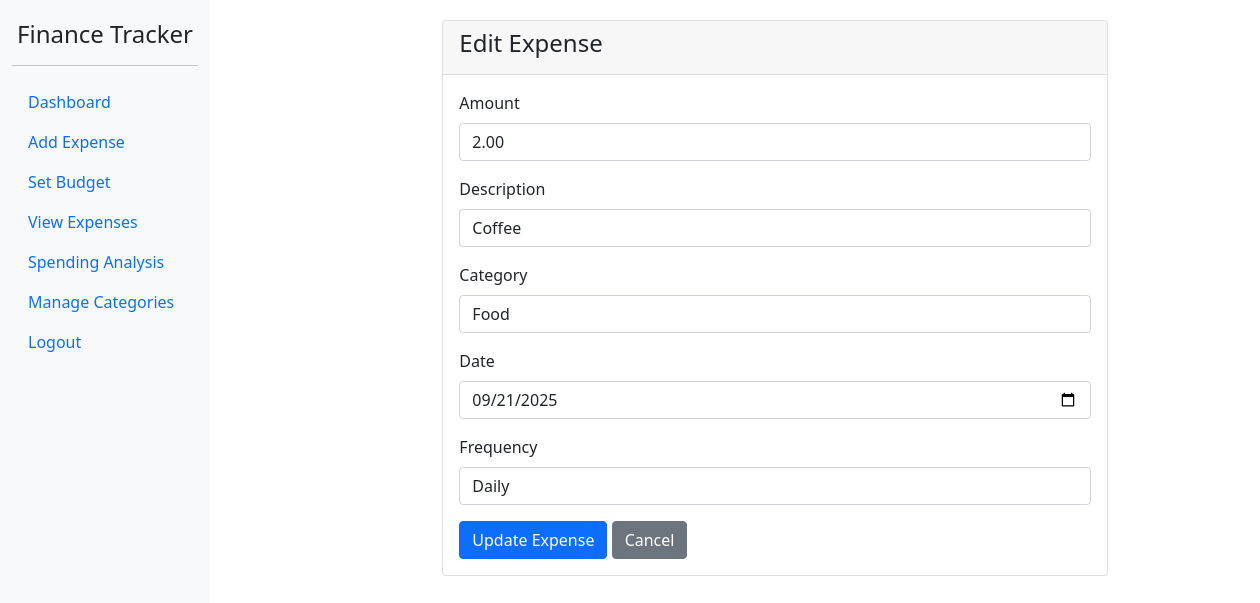
The app's page /api/expenses/edit/2/ (signed in) with its own data.
### api/models.py (models this page shows, shortened)
class Expense(models.Model):
    FREQUENCY_CHOICES = [
        ('daily', 'Daily'),
        ('weekly', 'Weekly'),
        ('monthly', 'Monthly'),
    ]
    user = models.ForeignKey(User, on_delete=models.CASCADE)
    amount = models.DecimalField(max_digits=10, decimal_places=2, validators=[MinValueValidator(0.01)])
    description = models.CharField(max_length=200)
    category = models.ForeignKey(ExpenseCategory, on_delete=models.SET_NULL, null=True, blank=True)
    date = models.DateField(default=timezone.now)
    frequency = models.CharField(max_length=10, choices=FREQUENCY_CHOICES, default='daily')
    created_at = models.DateTimeField(auto_now_add=True)
    class Meta:
        indexes = [
            models.Index(fields=['user', 'date']),
            models.Index(fields=['user', 'category']),
        ]

### api/views.py (the view)
# urls.py: path('expenses/edit/<int:expense_id>/', views.edit_expense, name='edit_expense'),
@login_required
def edit_expense(request, expense_id):
    expense = get_object_or_404(Expense, id=expense_id, user=request.user)
    if request.method == 'POST':
        form = ExpenseForm(request.POST, instance=expense)
        if form.is_valid():
            form.save()
            messages.success(request, 'Expense updated successfully!')
            return redirect('expense_list')
    else:
        form = ExpenseForm(instance=expense)
    return render(request, 'api/add_expense.html', {'form': form, 'edit': True, 'expense': expense})

### api/forms.py
class ExpenseForm(forms.ModelForm):
    class Meta:
        model = Expense
        fields = ['amount', 'description', 'category', 'date', 'frequency']
        widgets = {
            'date': forms.DateInput(attrs={'type': 'date', 'class': 'form-control'}),
            'amount': forms.NumberInput(attrs={'class': 'form-control'}),
            'description': forms.TextInput(attrs={'class': 'form-control'}),
            'category': forms.Select(attrs={'class': 'form-control'}),
            'frequency': forms.Select(attrs={'class': 'form-control'}),
        }

### api/models.py (called while the page is built)
    def __str__(self):
        for choice_value, choice_display in self.PREDEFINED_CATEGORIES:
            if self.name == choice_value:
                return choice_display
        return self.name

### api/templates/api/add_expense.html (shortened to what this page needs)
<!DOCTYPE html>
<html lang="en">
{% load static %}
<head>
    <link href="https://cdn.jsdelivr.net/npm/bootstrap@5.1.3/dist/css/bootstrap.min.css" rel="stylesheet">
</head>
<body>
    <div class="container-fluid">
        <div class="row">
            <div class="col-md-3 col-lg-2 sidebar">
                <h4 class="text-center">Finance Tracker</h4>
                <hr>
                <ul class="nav flex-column">
                    <li class="nav-item">
                        <a class="nav-link" href="{% url 'dashboard' %}">Dashboard</a>
                    </li>
                    <li class="nav-item">
                        <a class="nav-link active" href="{% url 'add_expense' %}">Add Expense</a>
                    </li>
                    <li class="nav-item">
                        <a class="nav-link" href="{% url 'set_budget' %}">Set Budget</a>
                    </li>
                    <li class="nav-item">
                        <a class="nav-link" href="{% url 'expense_list' %}">View Expenses</a>
                    </li>
                    <li class="nav-item">
                        <a class="nav-link" href="{% url 'spending_analysis' %}">Spending Analysis</a>
                    </li>
                    <li class="nav-item">
                        <a class="nav-link" href="{% url 'manage_categories' %}">Manage Categories</a>
                    </li>
                    <li class="nav-item">
                        <a class="nav-link" href="{% url 'logout' %}">Logout</a>
                    </li>
                </ul>
            </div>
            <div class="col-md-9 col-lg-10 main-content">
                <div class="row justify-content-center">
                    <div class="col-md-8">
                        <div class="card">
                            <div class="card-header">
                                <h4>{% if edit %}Edit{% else %}Add{% endif %} Expense</h4>
                            </div>
                            <div class="card-body">
                                <form method="post">
                                    <div class="mb-3">
                                        <label for="id_amount" class="form-label">Amount</label>
                                        {{ form.amount }}
                                    </div>
                                    <div class="mb-3">
                                        <label for="id_description" class="form-label">Description</label>
                                        {{ form.description }}
                                    </div>
                                    <div class="mb-3">
                                        <label for="id_category" class="form-label">Category</label>
                                        {{ form.category }}
                                    </div>
                                    <div class="mb-3">
                                        <label for="id_date" class="form-label">Date</label>
                                        {{ form.date }}
                                    </div>
                                    <div class="mb-3">
                                        <label for="id_frequency" class="form-label">Frequency</label>
                                        {{ form.frequency }}
                                    </div>
                                    <button type="submit" class="btn btn-primary">{% if edit %}Update{% else %}Add{% endif %} Expense</button>
                                    <a href="{% url 'expense_list' %}" class="btn btn-secondary">Cancel</a>
                                </form>
                            </div>
                        </div>
                    </div>
                </div>
            </div>
        </div>
    </div>
</body>
</html>

### api/templates/api/add_expense.html (style rules this page uses)
.sidebar { background-color: #f8f9fa; height: 100vh; position: fixed; padding-top: 20px; }
.main-content { margin-left: 250px; padding: 20px; }

### records on screen
Expense: amount "2.00", description "Coffee", category "Food", date "09/21/2025", frequency "Daily"
